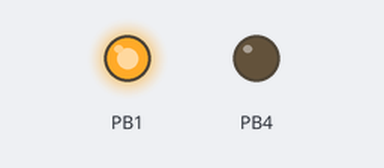
A program run on a simulated ATmega328P, built with avr-gcc and emulated at 16 MHz. Shown: output pins drawn as LEDs (lit = HIGH).

Above: at 2.5 s.
At 10.5 s:
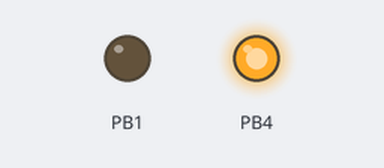
At 14.5 s:
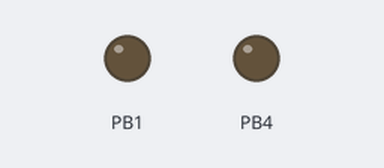
Timing chart, 0 to 20.8 s (numbered marks = the images above):
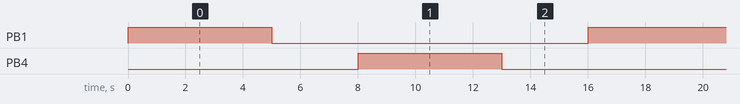

The program:

main.c
```c
/*
 * blink2_pin.c
 *
 * Created: 15-11-2025 20:57:18
 * Author : littles
 */
# define F_CPU 16000000UL
#include <avr/io.h>
#include <util/delay.h>


int main(void)
{   DDRB|=(1<<DDB1);        //set  DDB1,DDB4 as output pin
	DDRB|=(1<<DDB4);

    while (1)
    {     //PB1 ON and PB4 off
		PORTB|=(1<<PORTB1);
		PORTB=PORTB & ~(1<<PORTB4);
		_delay_ms(5000);
		//both PB1,PB4 off
		PORTB=PORTB & ~(1<<PORTB1);
		PORTB=PORTB & ~(1<<PORTB4);
		_delay_ms(3000);
		//PB1=OFF PB4 on
		PORTB=PORTB & ~(1<<PORTB1);
		PORTB|=(1<<PORTB4);
		_delay_ms(5000);
		//PB1 AND PB4 off
		PORTB=PORTB & ~(1<<PORTB1);
		PORTB=PORTB & ~(1<<PORTB4);
		_delay_ms(3000);


    }
}
```

Measured:
- by itself, PB1, PB4: alternates HIGH for 5.0 s and LOW for 11.0 s
- by itself, everything shown: repeats every 16.0 s, in 4 steps
